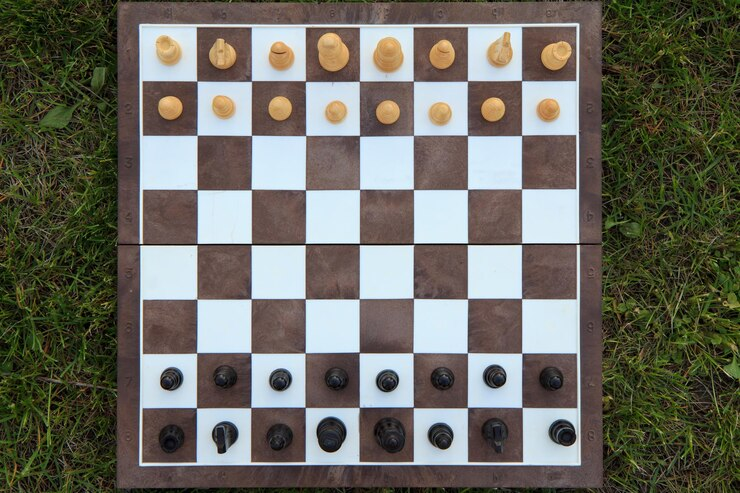
#> input picture Image-Processing/ChessBoard/New/chpic.jpg, 740 x 493 px, found by its file name
$ python ImageHelpers.py
#> lines starting #> are read from the running program, lines starting #| are printed output that depends on the picture
from multiprocessing.connection import wait
import numpy as np
import cv2
from copy import deepcopy

# [8 lines left out: function playVideo, not called in this run]

def captureImage(showImage = True ):
    cap = cv2.VideoCapture(0) # video capture source camera (Here webcam of laptop)
    ret,frame = cap.read()
    if showImage:
        cv2.imshow('img1',frame) #display the captured image
        cv2.waitKey(0)
        cv2.destroyAllWindows()
    cap.release()
    return frame
# [58 lines left out: functions boardPreProcessor, splitBoard, not called in this run]

def findPoints( image ,inputMode = 'path', showPoints= False ) :

    # This is a termination criteria
    criteria = ( cv2.TERM_CRITERIA_EPS + cv2.TERM_CRITERIA_MAX_ITER ,30 , 0.001)

    if inputMode == 'path':
        img = deepcopy(cv2.imread (image)) # Reads the image

    elif inputMode == 'image':
        img = deepcopy(image)

    gray = cv2.cvtColor (img ,cv2.COLOR_BGR2GRAY ) # Converts the image to grayscale .
    ret = False

    # Find the chessboard inner corners
    ret , corners = cv2.findChessboardCornersSB( gray , (7 ,7), cv2.CALIB_CB_ADAPTIVE_THRESH + cv2.CALIB_CB_NORMALIZE_IMAGE + cv2.CALIB_CB_FILTER_QUADS )

    # If corners are found , object and image points are added .
    # This section is not needed but can provide futher understanding of the program
    # as it displays the identified chessboard corners on top of the image .
    if showPoints == True:
        if ret == True :
            cv2.cornerSubPix( gray , corners , (11 ,11) , ( -1 , -1) , criteria )
            cv2.drawChessboardCorners( img , (7 ,7) , corners , ret )
            cv2.imshow('img' , img )
            cv2.waitKey(0)
        cv2.destroyAllWindows ()

    if ret:
        Top_Left_x=2* corners[0][0][0] - corners[8][0][0]
        Top_Left_y = 2* corners[0][0][1] - corners[8][0][1]
        Top_Right_x = 2* corners[6][0][0] - corners[12][0][0]
        Top_Right_y = 2* corners[6][0][1] - corners[12][0][1]
        Bottom_Left_x = 2* corners[42][0][0] - corners[36][0][0]
        Bottom_Left_y = 2* corners[42][0][1] - corners[36][0][1]
        Bottom_Right_x = 2* corners[48][0][0] - corners[40][0][0]
        Bottom_Right_y = 2* corners[48][0][1] - corners[40][0][1]
        Bottom_Left = ( Bottom_Left_x , Bottom_Left_y )
        Bottom_Right = ( Bottom_Right_x , Bottom_Right_y )
        Top_Left = ( Top_Left_x , Top_Left_y )
        Top_Right = ( Top_Right_x , Top_Right_y )

        pts = np.array( [Top_Left, Top_Right, Bottom_Left, Bottom_Right], dtype="float32")
        return ret, pts
    else:
        return False, False

# [52 lines left out: functions orderPoints, fourPointsTransform, not called in this run]

if __name__ == '__main__':
    img = cv2.imread("chpic.jpg")
#> img is the input picture: shape (493, 740, 3); mean B, G, R 97.6, 106.8, 108
    ret , pts = findPoints(img, inputMode= 'image', showPoints= True)
#> in findPoints, `gray = cv2.cvtColor (img ,cv2.COLOR_BGR2GRAY )`:
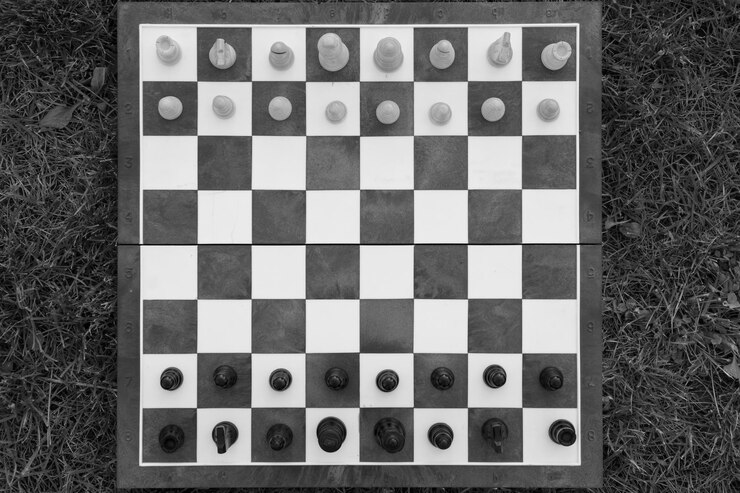
#> gray: shape (493, 740); min 0, max 251, mean 106.2
#> in findPoints, `ret , corners = cv2.findChessboardCornersSB( gray , (7 ,7), cv2.CALIB_..`: ret = False
#> ret = False; pts = False
    #img = cv2.imread("chpic.jpg")
    if ret:
        img = fourPointsTransform(img, pts, returnMode = 'image', showWarpedImage= True)
        splitBoard(img, 'image', 'store', True, name='test')
    captureImage()
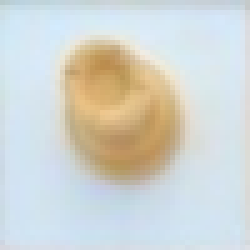
#> input picture Image-Processing/Chess Board/0.png, 50 x 50 px, given in place of the camera (shown 5 times larger)
#> in captureImage, frame is the input picture: shape (50, 50, 3); mean B, G, R 209.5, 213.6, 209.9
